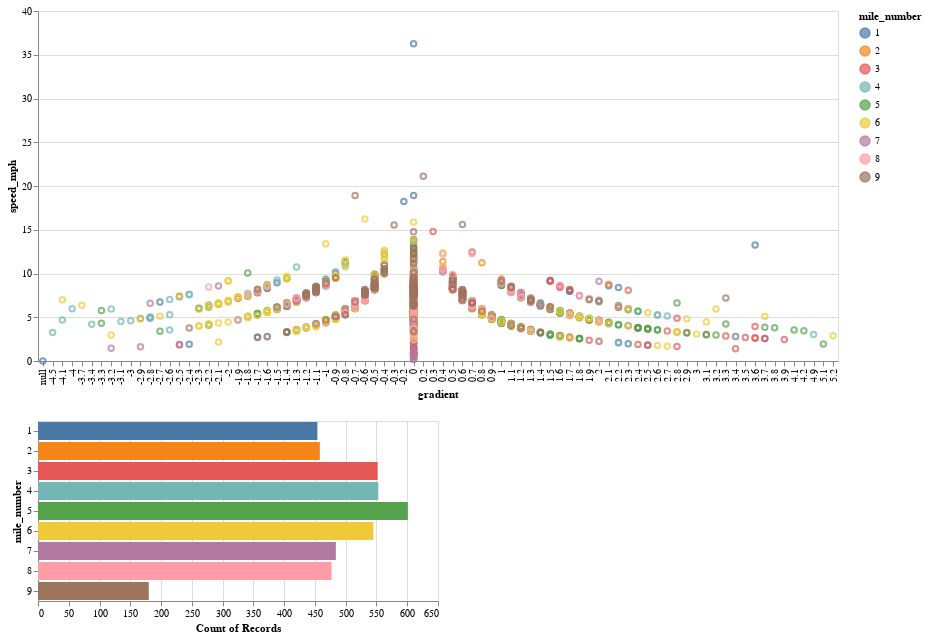

The notebook cell saved with this chart:
### Code cell
source = speed_grade

brush = alt.selection(type='interval')

points = alt.Chart(source).mark_point().encode(
    x='gradient:N',
    y='speed_mph:Q',
    color=alt.condition(brush, 'mile_number:N', alt.value('lightgray'))
).properties(
    height=350, width=800
).add_selection(
    brush
)

bars = alt.Chart(source).mark_bar().encode(
    y='mile_number:N',
    color='mile_number:N',
    x='count(mile_number):Q'
).transform_filter(
    brush
)

points & bars

### Figure 1 — Vega-Lite specification as saved in the notebook (floating-point values rounded to 4 significant figures; data arrays with more than 128 entries replaced by an {"elided": "..."} marker saying what was removed)
{"config": {"view": {"continuousWidth": 400, "continuousHeight": 300}}, "vconcat": [{"mark": "point", "encoding": {"color": {"condition": {"field": "mile_number", "type": "nominal", "selection": "selector006"}, "value": "lightgray"}, "x": {"field": "gradient", "type": "nominal"}, "y": {"field": "speed_mph", "type": "quantitative"}}, "height": 350, "selection": {"selector006": {"type": "interval"}}, "width": 800}, {"mark": "bar", "encoding": {"color": {"field": "mile_number", "type": "nominal"}, "x": {"aggregate": "count", "field": "mile_number", "type": "quantitative"}, "y": {"field": "mile_number", "type": "nominal"}}, "transform": [{"filter": {"selection": "selector006"}}]}], "data": {"name": "data-a38e372a3eb16da9f9ee3bc0f1cb3a34"}, "$schema": "https://vega.github.io/schema/vega-lite/v4.17.0.json", "datasets": {"data-a38e372a3eb16da9f9ee3bc0f1cb3a34": {"elided": "4304 records"}}}
